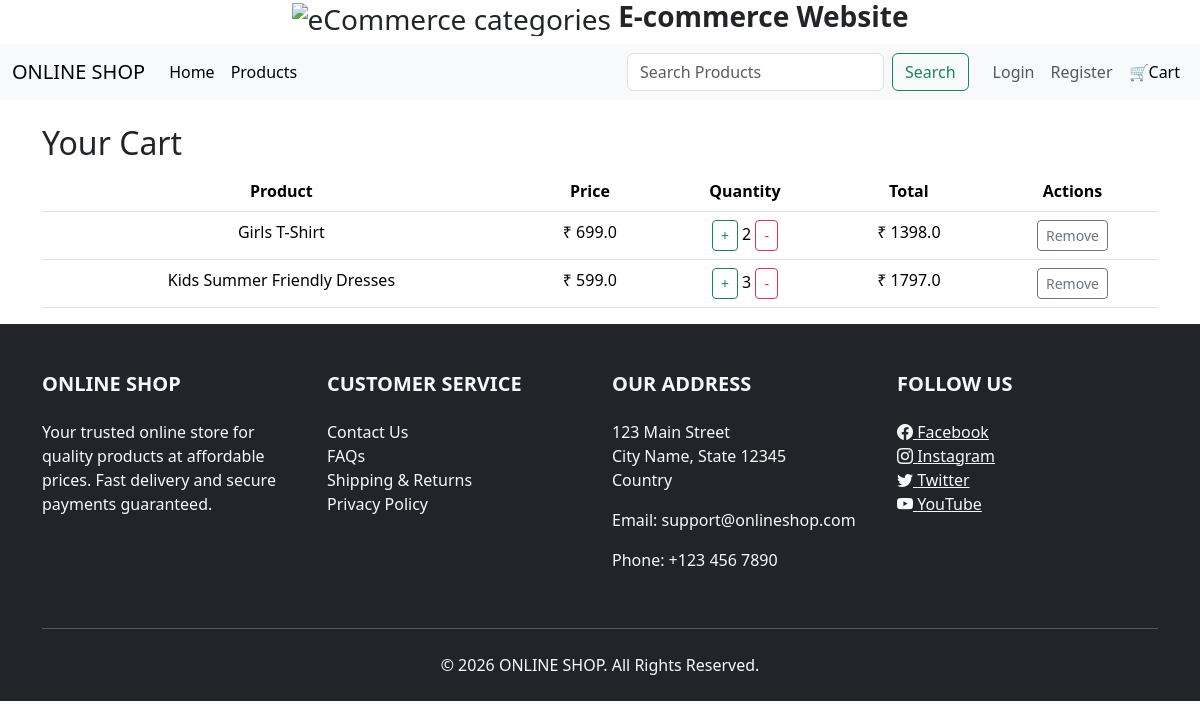
The page /cart on the database its author committed.
### models.py (models this page shows, shortened)
class Cart(db.Model):
    id = db.Column(db.Integer,primary_key=True)
    product_id = db.Column(db.Integer, db.ForeignKey('product.id'))
    quantity = db.Column(db.Integer, default=1)
    product = db.relationship('Product', backref='cart_items')

class Product(db.Model):
    id = db.Column(db.Integer,primary_key=True)
    product_name = db.Column(db.String(150),unique=True,nullable=False)
    description = db.Column(db.Text)
    product_price = db.Column(db.Float,nullable = False)
    product_image = db.Column(db.String(200))      # Filename of product image
    category = db.Column(db.String(50))

### app.py (the view)
@app.route('/cart')
def cart():
    items = Cart.query.all()
    return render_template('cart.html', items=items)

### templates/cart.html
{% extends 'base.html' %}
{% block content %}
<div class="container mt-4">
    <h2>Your Cart</h2>
    <table class="table text-center">
        <tr>
            <th>Product</th>
            <th>Price</th>
            <th>Quantity</th>
            <th>Total</th>
            <th>Actions</th>
        </tr>
        {% for item in items %}
        <tr>
            <td>{{ item.product.product_name }}</td>
            <td>₹ {{ item.product.product_price }}</td>
            <td>
                <a href="{{ url_for('increase_quantity', item_id=item.id) }}" class="btn btn-sm btn-outline-success">
                    +
                </a>
                {{ item.quantity }}
                <a href="{{ url_for('decrease_quantity', item_id=item.id) }}" class="btn btn-sm btn-outline-danger">
                    -
                </a>
            </td>
            <td>₹ {{ item.product.product_price * item.quantity }}</td>
            <td>
                <a href="{{ url_for('remove_from_cart', item_id=item.id) }}" class="btn btn-sm btn-outline-secondary">
                    Remove
                </a>
            </td>
        </tr>
        {% endfor %}
    </table>
</div>
{% endblock %}

### rows shown on the page
Cart: product.product_name "Girls T-Shirt", product.product_price "699.0", quantity "2", item.product.product_price*item.quantity "1398.0"
Cart: product.product_name "Kids Summer Friendly Dresses", product.product_price "599.0", quantity "3", item.product.product_price*item.quantity "1797.0"
